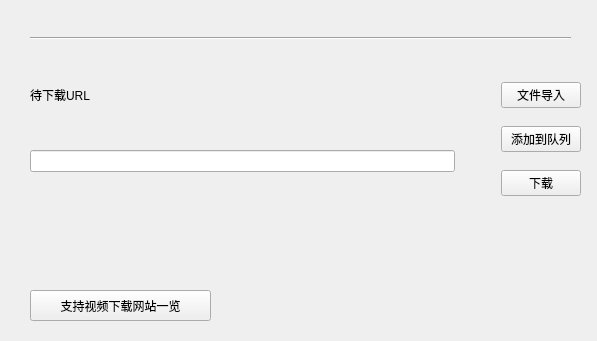
<?xml version="1.0" encoding="UTF-8"?>
<ui version="4.0">
 <class>Form</class>
 <widget class="QWidget" name="Form">
  <property name="geometry">
   <rect>
    <x>0</x>
    <y>0</y>
    <width>597</width>
    <height>341</height>
   </rect>
  </property>
  <property name="minimumSize">
   <size>
    <width>8</width>
    <height>0</height>
   </size>
  </property>
  <property name="windowTitle">
   <string>视频下载软件器 http://30daydo.com</string>
  </property>
  <widget class="QWidget" name="gridLayoutWidget_2">
   <property name="geometry">
    <rect>
     <x>30</x>
     <y>70</y>
     <width>551</width>
     <height>141</height>
    </rect>
   </property>
   <layout class="QGridLayout" name="gridLayout_2">
    <item row="0" column="2">
     <widget class="QPushButton" name="loadFromFile_btn">
      <property name="text">
       <string>文件导入</string>
      </property>
     </widget>
    </item>
    <item row="1" column="2">
     <widget class="QPushButton" name="addqueue_btn">
      <property name="text">
       <string>添加到队列</string>
      </property>
     </widget>
    </item>
    <item row="1" column="1">
     <spacer name="horizontalSpacer">
      <property name="orientation">
       <enum>Qt::Horizontal</enum>
      </property>
      <property name="sizeType">
       <enum>QSizePolicy::Fixed</enum>
      </property>
      <property name="sizeHint" stdset="0">
       <size>
        <width>40</width>
        <height>20</height>
       </size>
      </property>
     </spacer>
    </item>
    <item row="2" column="2">
     <widget class="QPushButton" name="download_btn">
      <property name="text">
       <string>下载</string>
      </property>
     </widget>
    </item>
    <item row="1" column="0" rowspan="2">
     <widget class="QLineEdit" name="lineEdit"/>
    </item>
    <item row="0" column="0">
     <widget class="QLabel" name="label">
      <property name="text">
       <string>待下载URL</string>
      </property>
     </widget>
    </item>
   </layout>
  </widget>
  <widget class="QLabel" name="label_2">
   <property name="geometry">
    <rect>
     <x>30</x>
     <y>230</y>
     <width>221</width>
     <height>21</height>
    </rect>
   </property>
   <property name="text">
    <string/>
   </property>
  </widget>
  <widget class="Line" name="line">
   <property name="geometry">
    <rect>
     <x>30</x>
     <y>30</y>
     <width>541</width>
     <height>16</height>
    </rect>
   </property>
   <property name="orientation">
    <enum>Qt::Horizontal</enum>
   </property>
  </widget>
  <widget class="QPushButton" name="pushButton">
   <property name="geometry">
    <rect>
     <x>30</x>
     <y>290</y>
     <width>181</width>
     <height>31</height>
    </rect>
   </property>
   <property name="text">
    <string>支持视频下载网站一览</string>
   </property>
  </widget>
 </widget>
 <resources/>
 <connections/>
</ui>
